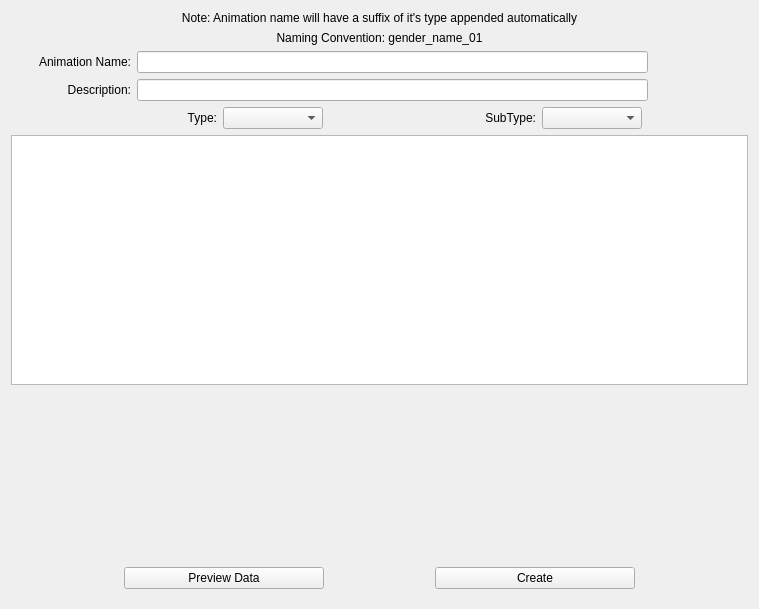
<?xml version="1.0" encoding="UTF-8"?>
<ui version="4.0">
 <class>Form</class>
 <widget class="QWidget" name="Form">
  <property name="geometry">
   <rect>
    <x>0</x>
    <y>0</y>
    <width>759</width>
    <height>609</height>
   </rect>
  </property>
  <property name="windowTitle">
   <string>Form</string>
  </property>
  <layout class="QHBoxLayout" name="horizontalLayout">
   <item>
    <spacer name="horizontalSpacer">
     <property name="orientation">
      <enum>Qt::Horizontal</enum>
     </property>
     <property name="sizeHint" stdset="0">
      <size>
       <width>40</width>
       <height>20</height>
      </size>
     </property>
    </spacer>
   </item>
   <item>
    <layout class="QVBoxLayout" name="verticalLayout">
     <item>
      <layout class="QHBoxLayout" name="horizontalLayout_7">
       <item>
        <widget class="QLabel" name="label_8">
         <property name="font">
          <font>
           <weight>50</weight>
           <bold>false</bold>
          </font>
         </property>
         <property name="text">
          <string>Note: Animation name will have a suffix of it's type appended automatically</string>
         </property>
         <property name="alignment">
          <set>Qt::AlignCenter</set>
         </property>
        </widget>
       </item>
      </layout>
     </item>
     <item>
      <widget class="QLabel" name="label">
       <property name="text">
        <string>Naming Convention: gender_name_01</string>
       </property>
       <property name="alignment">
        <set>Qt::AlignCenter</set>
       </property>
      </widget>
     </item>
     <item>
      <layout class="QHBoxLayout" name="horizontalLayout_6">
       <item>
        <widget class="QLabel" name="label_7">
         <property name="minimumSize">
          <size>
           <width>120</width>
           <height>0</height>
          </size>
         </property>
         <property name="font">
          <font>
           <weight>50</weight>
           <bold>false</bold>
          </font>
         </property>
         <property name="text">
          <string>Animation Name:</string>
         </property>
         <property name="alignment">
          <set>Qt::AlignRight|Qt::AlignTrailing|Qt::AlignVCenter</set>
         </property>
        </widget>
       </item>
       <item>
        <widget class="QLineEdit" name="nameLineEdit"/>
       </item>
       <item>
        <spacer name="horizontalSpacer_8">
         <property name="orientation">
          <enum>Qt::Horizontal</enum>
         </property>
         <property name="sizeType">
          <enum>QSizePolicy::Fixed</enum>
         </property>
         <property name="sizeHint" stdset="0">
          <size>
           <width>100</width>
           <height>20</height>
          </size>
         </property>
        </spacer>
       </item>
      </layout>
     </item>
     <item>
      <layout class="QHBoxLayout" name="horizontalLayout_5">
       <item>
        <widget class="QLabel" name="label_6">
         <property name="minimumSize">
          <size>
           <width>120</width>
           <height>0</height>
          </size>
         </property>
         <property name="font">
          <font>
           <weight>50</weight>
           <bold>false</bold>
          </font>
         </property>
         <property name="text">
          <string>Description:</string>
         </property>
         <property name="alignment">
          <set>Qt::AlignRight|Qt::AlignTrailing|Qt::AlignVCenter</set>
         </property>
        </widget>
       </item>
       <item>
        <widget class="QLineEdit" name="descLineEdit"/>
       </item>
       <item>
        <spacer name="horizontalSpacer_7">
         <property name="orientation">
          <enum>Qt::Horizontal</enum>
         </property>
         <property name="sizeType">
          <enum>QSizePolicy::Fixed</enum>
         </property>
         <property name="sizeHint" stdset="0">
          <size>
           <width>100</width>
           <height>20</height>
          </size>
         </property>
        </spacer>
       </item>
      </layout>
     </item>
     <item>
      <layout class="QHBoxLayout" name="horizontalLayout_9">
       <item>
        <spacer name="horizontalSpacer_3">
         <property name="orientation">
          <enum>Qt::Horizontal</enum>
         </property>
         <property name="sizeHint" stdset="0">
          <size>
           <width>40</width>
           <height>20</height>
          </size>
         </property>
        </spacer>
       </item>
       <item>
        <widget class="QLabel" name="label_9">
         <property name="minimumSize">
          <size>
           <width>100</width>
           <height>0</height>
          </size>
         </property>
         <property name="maximumSize">
          <size>
           <width>80</width>
           <height>16777215</height>
          </size>
         </property>
         <property name="font">
          <font>
           <weight>50</weight>
           <bold>false</bold>
          </font>
         </property>
         <property name="text">
          <string>Type:</string>
         </property>
         <property name="alignment">
          <set>Qt::AlignRight|Qt::AlignTrailing|Qt::AlignVCenter</set>
         </property>
        </widget>
       </item>
       <item>
        <widget class="QComboBox" name="typeComboBox">
         <property name="minimumSize">
          <size>
           <width>100</width>
           <height>0</height>
          </size>
         </property>
         <property name="maximumSize">
          <size>
           <width>200</width>
           <height>16777215</height>
          </size>
         </property>
        </widget>
       </item>
       <item>
        <spacer name="horizontalSpacer_4">
         <property name="orientation">
          <enum>Qt::Horizontal</enum>
         </property>
         <property name="sizeHint" stdset="0">
          <size>
           <width>40</width>
           <height>20</height>
          </size>
         </property>
        </spacer>
       </item>
       <item>
        <widget class="QLabel" name="label_10">
         <property name="minimumSize">
          <size>
           <width>100</width>
           <height>0</height>
          </size>
         </property>
         <property name="maximumSize">
          <size>
           <width>100</width>
           <height>16777215</height>
          </size>
         </property>
         <property name="font">
          <font>
           <weight>50</weight>
           <bold>false</bold>
          </font>
         </property>
         <property name="text">
          <string>SubType:</string>
         </property>
         <property name="alignment">
          <set>Qt::AlignRight|Qt::AlignTrailing|Qt::AlignVCenter</set>
         </property>
        </widget>
       </item>
       <item>
        <widget class="QComboBox" name="subTypeComboBox">
         <property name="minimumSize">
          <size>
           <width>100</width>
           <height>0</height>
          </size>
         </property>
         <property name="maximumSize">
          <size>
           <width>200</width>
           <height>16777215</height>
          </size>
         </property>
        </widget>
       </item>
       <item>
        <spacer name="horizontalSpacer_5">
         <property name="orientation">
          <enum>Qt::Horizontal</enum>
         </property>
         <property name="sizeHint" stdset="0">
          <size>
           <width>40</width>
           <height>20</height>
          </size>
         </property>
        </spacer>
       </item>
      </layout>
     </item>
     <item>
      <widget class="QTextEdit" name="previewTextEdit">
       <property name="enabled">
        <bool>true</bool>
       </property>
       <property name="minimumSize">
        <size>
         <width>0</width>
         <height>250</height>
        </size>
       </property>
       <property name="maximumSize">
        <size>
         <width>16777215</width>
         <height>250</height>
        </size>
       </property>
       <property name="autoFormatting">
        <set>QTextEdit::AutoAll</set>
       </property>
       <property name="lineWrapMode">
        <enum>QTextEdit::WidgetWidth</enum>
       </property>
      </widget>
     </item>
     <item>
      <spacer name="verticalSpacer">
       <property name="orientation">
        <enum>Qt::Vertical</enum>
       </property>
       <property name="sizeHint" stdset="0">
        <size>
         <width>20</width>
         <height>40</height>
        </size>
       </property>
      </spacer>
     </item>
     <item>
      <widget class="QWidget" name="ac_previewCreateWidget_2" native="true">
       <property name="minimumSize">
        <size>
         <width>0</width>
         <height>40</height>
        </size>
       </property>
       <layout class="QHBoxLayout" name="horizontalLayout_20">
        <item>
         <spacer name="horizontalSpacer_9">
          <property name="orientation">
           <enum>Qt::Horizontal</enum>
          </property>
          <property name="sizeHint" stdset="0">
           <size>
            <width>205</width>
            <height>20</height>
           </size>
          </property>
         </spacer>
        </item>
        <item>
         <widget class="QPushButton" name="previewPushButton">
          <property name="minimumSize">
           <size>
            <width>200</width>
            <height>0</height>
           </size>
          </property>
          <property name="font">
           <font>
            <weight>50</weight>
            <bold>false</bold>
           </font>
          </property>
          <property name="text">
           <string>Preview Data</string>
          </property>
          <property name="default">
           <bool>false</bool>
          </property>
         </widget>
        </item>
        <item>
         <spacer name="horizontalSpacer_10">
          <property name="orientation">
           <enum>Qt::Horizontal</enum>
          </property>
          <property name="sizeHint" stdset="0">
           <size>
            <width>206</width>
            <height>10</height>
           </size>
          </property>
         </spacer>
        </item>
        <item>
         <widget class="QPushButton" name="createPushButton">
          <property name="minimumSize">
           <size>
            <width>200</width>
            <height>0</height>
           </size>
          </property>
          <property name="font">
           <font>
            <weight>50</weight>
            <bold>false</bold>
           </font>
          </property>
          <property name="text">
           <string>Create</string>
          </property>
          <property name="iconSize">
           <size>
            <width>16</width>
            <height>16</height>
           </size>
          </property>
          <property name="checkable">
           <bool>false</bool>
          </property>
          <property name="default">
           <bool>false</bool>
          </property>
          <property name="flat">
           <bool>false</bool>
          </property>
         </widget>
        </item>
        <item>
         <spacer name="horizontalSpacer_11">
          <property name="orientation">
           <enum>Qt::Horizontal</enum>
          </property>
          <property name="sizeHint" stdset="0">
           <size>
            <width>205</width>
            <height>20</height>
           </size>
          </property>
         </spacer>
        </item>
       </layout>
      </widget>
     </item>
    </layout>
   </item>
   <item>
    <spacer name="horizontalSpacer_2">
     <property name="orientation">
      <enum>Qt::Horizontal</enum>
     </property>
     <property name="sizeHint" stdset="0">
      <size>
       <width>40</width>
       <height>20</height>
      </size>
     </property>
    </spacer>
   </item>
  </layout>
 </widget>
 <resources/>
 <connections/>
</ui>
